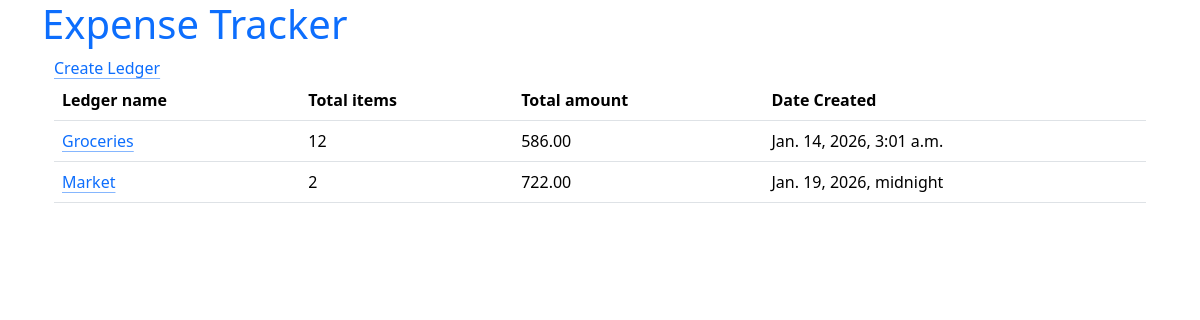
/expenses/ledgers/, run on an earlier commit of the app's database.
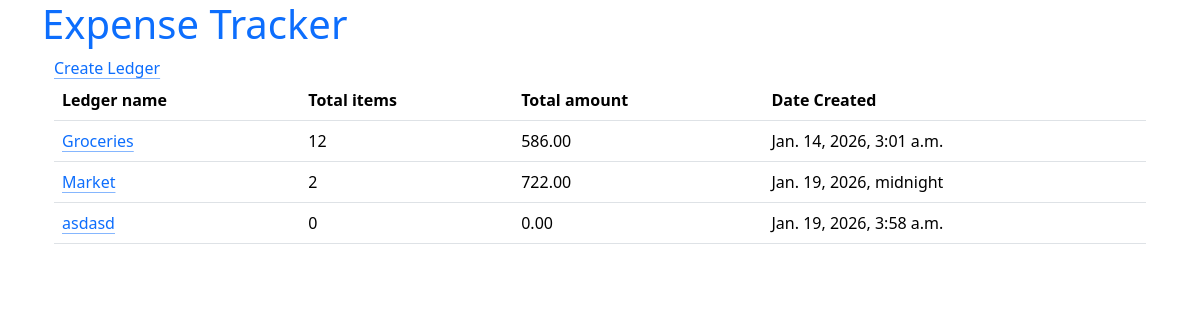
And on a later commit of the database.
### expenses/models.py (models this page shows, shortened)
class Ledger(models.Model):
    name = models.CharField(max_length=100)
    created_at = models.DateTimeField(auto_now_add=True, null=True)

### expenses/views.py (the view)
# urls.py: path("ledgers/", LedgerListView.as_view(), name="ledgers"),
class LedgerListView(ListView):
    model = Ledger
    def get_queryset(self):
        return Ledger.objects.annotate(
            total_items=Count("items"),
            total_amt=Sum(
                F("items__qty") * F("items__price"),
                output_field=DecimalField(max_digits=12, decimal_places=2),
            ),  # double underscore is a lookup separator
        )

### expenses/templates/expenses/ledger_list.html
{% extends "expenses/base.html" %}
{% block content %}
  <a href="{% url 'expenses:ledger_create' %}"
     class="link-offset-2 link-underline link-underline-opacity-50">Create Ledger</a>
  <table class="table">
    <thead>
      <tr>
        <th>Ledger name</th>
        <th>Total items</th>
        <th>Total amount</th>
        <th>Date Created</th>
      </tr>
    </thead>
    <tbody>
      {% for ledger in ledger_list %}
        <tr>
          <td>
            <a href="{% url 'expenses:ledger_detail' ledger.id %}"
               class="link-offset-2 link-underline link-underline-opacity-50">{{ ledger.name }}</a>
          </td>
          <td>{{ ledger.total_items|default:0 }}</td>
          <td>{{ ledger.total_amt|default:0|floatformat:2 }}</td>
          <td>{{ ledger.created_at }}</td>
        </tr>
      {% endfor %}
    </tbody>
  </table>
{% endblock content %}

What changed in the data, as far as the page shows it:
added Ledger: name "asdasd", total_items "0", total_amt "0.00", created_at "Jan. 19, 2026, 3:58 a.m."
